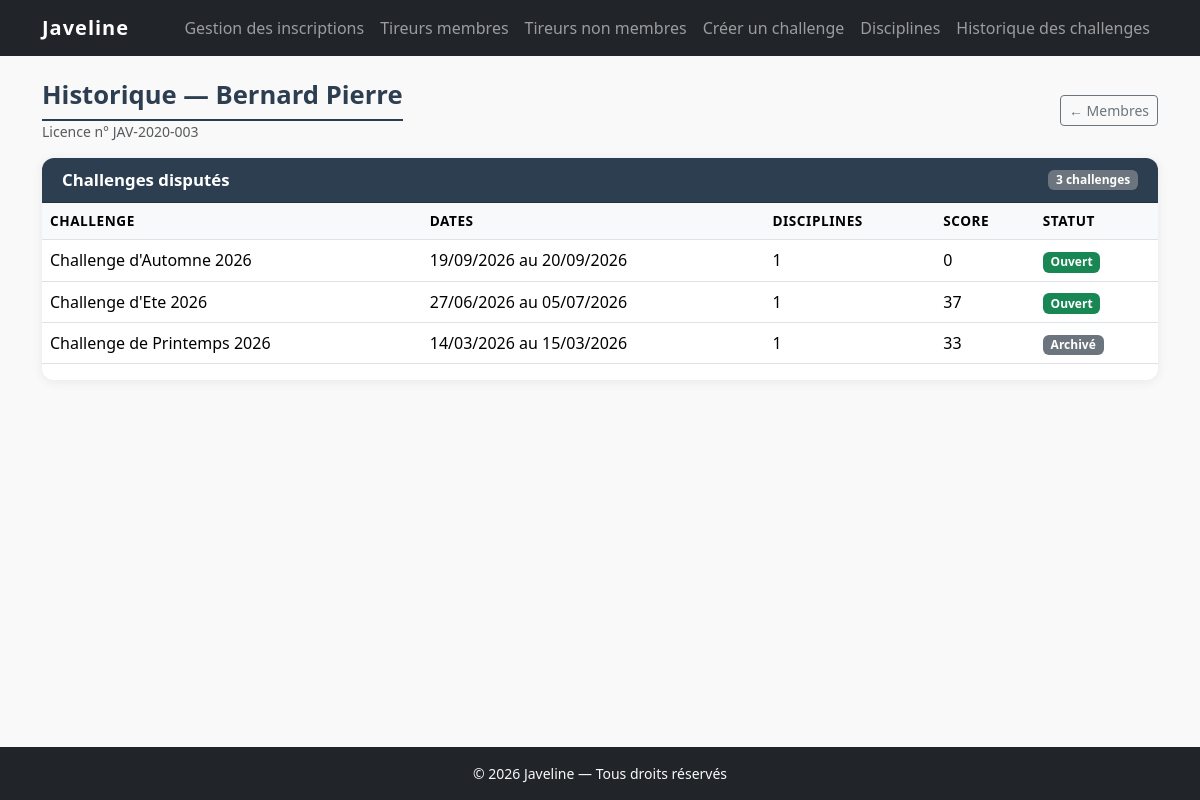
The page /membres/historique/3 on the database its author committed.
### tables this page shows
CREATE TABLE membres (
    id                  INT UNSIGNED    NOT NULL AUTO_INCREMENT,
    nom                 VARCHAR(100)    NOT NULL,
    prenom              VARCHAR(100)    NOT NULL,
    date_naissance      DATE            NOT NULL,
    lieu_naissance      VARCHAR(150)    NOT NULL,
    numero_licence      VARCHAR(50)     NOT NULL UNIQUE,
    adresse1            VARCHAR(200)    NOT NULL,
    adresse2            VARCHAR(200)        NULL DEFAULT NULL,
    code_postal         CHAR(5)         NOT NULL,
    ville               VARCHAR(100)    NOT NULL,
    telephone           VARCHAR(15)     NOT NULL,
    email               VARCHAR(150)    NOT NULL,
    certificat_medical  TINYINT(1)      NOT NULL DEFAULT 0,
    coach               VARCHAR(150)        NULL DEFAULT NULL,
    created_at          DATETIME        NOT NULL DEFAULT CURRENT_TIMESTAMP,
    PRIMARY KEY (id)
);

CREATE TABLE challenges (
    id          INT UNSIGNED                    NOT NULL AUTO_INCREMENT,
    libelle     VARCHAR(200)                    NOT NULL,
    date_debut  DATE                            NOT NULL,
    date_fin    DATE                            NOT NULL,
    statut      ENUM('ouvert', 'archive')       NOT NULL DEFAULT 'ouvert',
    created_at  DATETIME                        NOT NULL DEFAULT CURRENT_TIMESTAMP,
    PRIMARY KEY (id),
    CONSTRAINT chk_dates CHECK (date_fin >= date_debut)
);

### app/controllers/MembreController.php (called while the page is built, shortened)
<?php
require_once APP_ROOT . '/app/models/MembreModel.php';
class MembreController extends Controller
{
    private MembreModel $model;
    public function __construct()
    {
        $this->model = new MembreModel();
    }
    public function historique(int $id): void
    {
        $membre = $this->model->findById($id);
        $challenges = $this->model->findHistoriqueChallenges($id);
        $this->render('membres/historique', [
            'titrePage'  => 'Historique — ' . htmlspecialchars($membre['nom'] . ' ' . $membre['prenom']) . ' — ' . APP_NAME,
            'membre'     => $membre,
            'challenges' => $challenges,
        ]);
    }
}

### index.php (called while the page is built, shortened)
<?php
require_once APP_ROOT . '/core/Database.php';
require_once APP_ROOT . '/core/Model.php';
require_once APP_ROOT . '/core/Router.php';
$router = new Router();
$router->dispatch();

### core/Database.php (called while the page is built, shortened)
<?php
class Database
{
    private static ?PDO $instance = null;
    public static function getInstance(): PDO
    {
        if (self::$instance === null) {
            $dsn = 'mysql:host=' . DB_HOST
                 . ';dbname=' . DB_NAME
                 . ';charset=' . DB_CHARSET;
            $options = [
                PDO::ATTR_ERRMODE            => PDO::ERRMODE_EXCEPTION,
                PDO::ATTR_DEFAULT_FETCH_MODE => PDO::FETCH_ASSOC,
                PDO::ATTR_EMULATE_PREPARES   => false,
            ];
            try {
                self::$instance = new PDO($dsn, DB_USER, DB_PASS, $options);
            } catch (PDOException $e) {
                if (APP_ENV === 'development') {
                    die('Erreur de connexion à la base de données : ' . $e->getMessage());
                } else {
                    die('Erreur de connexion à la base de données. Veuillez réessayer plus tard.');
                }
            }
        }
        return self::$instance;
    }
}

### core/Model.php (called while the page is built, shortened)
<?php
abstract class Model
{
    public function __construct()
    {
        $this->db = Database::getInstance();
    }
}

### app/models/MembreModel.php (called while the page is built, shortened)
<?php
require_once APP_ROOT . '/core/Model.php';
class MembreModel extends Model
{
    public function findById(int $id): array|false
    {
        $stmt = $this->db->prepare(
            'SELECT * FROM membres WHERE id = :id'
        );
        $stmt->execute([':id' => $id]);
        return $stmt->fetch();
    }
    public function findHistoriqueChallenges(int $membreId): array
    {
        $sql = "SELECT
                    c.id,
                    c.libelle,
                    c.date_debut,
                    c.date_fin,
                    c.statut,
                    COUNT(DISTINCT i.discipline_id) AS nb_disciplines,
                    COALESCE(SUM(s.poulets + s.cochons + s.dindons + s.mouflons), 0) AS total_score
                FROM inscriptions i
                JOIN challenges c   ON c.id = i.challenge_id
                LEFT JOIN matchs ma ON ma.inscription_id = i.id
                LEFT JOIN scores s  ON s.match_id = ma.id
                WHERE i.tireur_type = 'membre' AND i.tireur_id = :mid
                GROUP BY c.id, c.libelle, c.date_debut, c.date_fin, c.statut
                ORDER BY c.date_debut DESC";
        $stmt = $this->db->prepare($sql);
        $stmt->execute([':mid' => $membreId]);
        return $stmt->fetchAll();
    }
}

### app/views/membres/historique.php (the view, shortened to what this page needs)
<div class="page-header mb-3 d-flex align-items-center justify-content-between flex-wrap gap-2">
    <div>
        <h1 class="mb-0">Historique — <?= htmlspecialchars($membre['nom'] . ' ' . $membre['prenom']) ?></h1>
        <p class="text-muted mb-0 small">Licence n° <?= htmlspecialchars($membre['numero_licence']) ?></p>
    </div>
    <a href="<?= APP_URL ?>/membres" class="btn btn-outline-secondary btn-sm" aria-label="Retour à la liste des membres">
        ← Membres
    </a>
</div>
<div class="card liste-card">
    <div class="card-header d-flex justify-content-between align-items-center">
        <h2 class="card-titre">Challenges disputés</h2>
        <span class="badge bg-secondary">
            <?= count($challenges) ?> challenge<?= count($challenges) > 1 ? 's' : '' ?>
        </span>
    </div>
    <div class="card-body p-0">
        <?php if (empty($challenges)): ?>
            <p class="liste-vide">Ce membre n'a encore participé à aucun challenge.</p>
        <?php else: ?>
            <div class="table-responsive">
                <table class="table table-hover membres-table" aria-label="Historique des challenges du membre">
                    <thead>
                        <tr>
                            <th scope="col">Challenge</th>
                            <th scope="col">Dates</th>
                            <th scope="col">Disciplines</th>
                            <th scope="col">Score</th>
                            <th scope="col">Statut</th>
                        </tr>
                    </thead>
                    <tbody>
                        <?php foreach ($challenges as $c): ?>
                        <?php
                            $debut = date('d/m/Y', strtotime($c['date_debut']));
                            $fin   = date('d/m/Y', strtotime($c['date_fin']));
                        ?>
                        <tr class="ligne-membre"
                            role="button"
                            tabindex="0"
                            data-href="<?= APP_URL ?>/challenges/<?= (int)$c['id'] ?>/resume"
                            aria-label="Voir le challenge <?= htmlspecialchars($c['libelle']) ?>">
                            <td><?= htmlspecialchars($c['libelle']) ?></td>
                            <td><?= $debut === $fin ? $debut : $debut . ' au ' . $fin ?></td>
                            <td><?= (int)$c['nb_disciplines'] ?></td>
                            <td><?= (int)$c['total_score'] ?></td>
                            <td>
                                <?php if ($c['statut'] === 'archive'): ?>
                                    <span class="badge bg-secondary">Archivé</span>
                                <?php else: ?>
                                    <span class="badge bg-success">Ouvert</span>
                                <?php endif; ?>
                            </td>
                        </tr>
                        <?php endforeach; ?>
                    </tbody>
                </table>
            </div>
        <?php endif; ?>
    </div>
</div>

### core/Router.php (shortened to what this page needs)
<?php
class Router
{
    private array $routes = [];
    public function get(string $chemin, string $controleur, string $methode): void
    {
        $this->routes['GET'][$chemin] = [$controleur, $methode];
    }
    public function post(string $chemin, string $controleur, string $methode): void
    {
        $this->routes['POST'][$chemin] = [$controleur, $methode];
    }
    public function dispatch(): void
    {
        $methodeHttp = $_SERVER['REQUEST_METHOD'] ?? 'GET';
        $uri         = parse_url($_SERVER['REQUEST_URI'], PHP_URL_PATH);
        $base = parse_url(APP_URL, PHP_URL_PATH);
        if ($base && str_starts_with($uri, $base)) {
            $uri = substr($uri, strlen($base));
        }
        $uri = '/' . ltrim($uri, '/');
        foreach ($this->routes[$methodeHttp] ?? [] as $patron => $cible) {
            $regex = preg_replace('/:([a-z_]+)/', '([^/]+)', $patron);
            if (preg_match('#^' . $regex . '$#', $uri, $matches)) {
                array_shift($matches);
                [$controleur, $action] = $cible;
                $this->appeler($controleur, $action, $matches);
                return;
            }
        }
        require APP_ROOT . '/app/views/layouts/main.php';
    }
    private function appeler(string $controleur, string $action, array $params = []): void
    {
        $instance = new $controleur();
        call_user_func_array([$instance, $action], $params);
    }
}

### public/css/style.css (style rules this page uses)
:root { --couleur-primaire: #2c3e50; --couleur-secondaire: #e74c3c; --couleur-texte: #333333; --couleur-fond: #f9f9f9; --police-principale: 'Segoe UI', Tahoma, Geneva, Verdana, sans-serif; }
html, body { height: 100%; font-family: var(--police-principale); color: var(--couleur-texte); background-color: var(--couleur-fond); }
body { display: flex; flex-direction: column; }
.page-header h1 { font-size: 1.6rem; font-weight: 700; color: var(--couleur-primaire); border-bottom: 2px solid var(--couleur-primaire); padding-bottom: 0.5rem; }
.form-card, .liste-card { border: none; border-radius: 0.75rem; box-shadow: 0 2px 12px rgba(0, 0, 0, 0.07); }
.card-header { background-color: var(--couleur-primaire); color: #fff; border-radius: 0.75rem 0.75rem 0 0 !important; padding: 0.75rem 1.25rem; }
.card-titre { font-size: 1.05rem; font-weight: 600; margin: 0; }
.membres-table thead th { background-color: #f8f9fa; font-weight: 600; font-size: 0.85rem; text-transform: uppercase; letter-spacing: 0.04em; white-space: nowrap; }
.membres-table tbody .ligne-membre { cursor: pointer; transition: background-color 0.15s ease; }

### rows shown on the page
membres: nom+prenom "Bernard Pierre", numero_licence "JAV-2020-003"
challenges: libelle "Challenge d'Automne 2026", date_debut "19/09/2026", date_fin "20/09/2026", nb_disciplines "1", total_score "0", statut "Ouvert"
challenges: libelle "Challenge d'Ete 2026", date_debut "27/06/2026", date_fin "05/07/2026", nb_disciplines "1", total_score "37", statut "Ouvert"
challenges: libelle "Challenge de Printemps 2026", date_debut "14/03/2026", date_fin "15/03/2026", nb_disciplines "1", total_score "33", statut "Archivé"

### other values the page prints
count($challenges) "3"
